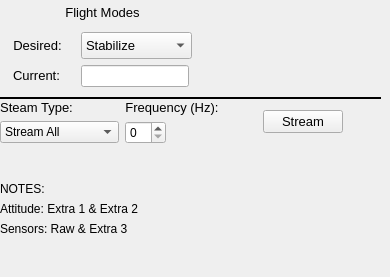
       <widget class="QWidget" name="tab">
        <attribute name="title">
         <string>General</string>
        </attribute>
        <widget class="Line" name="line">
         <property name="geometry">
          <rect>
           <x>0</x>
           <y>90</y>
           <width>381</width>
           <height>16</height>
          </rect>
         </property>
         <property name="frameShadow">
          <enum>QFrame::Plain</enum>
         </property>
         <property name="lineWidth">
          <number>2</number>
         </property>
         <property name="orientation">
          <enum>Qt::Horizontal</enum>
         </property>
        </widget>
        <widget class="QWidget" name="layoutWidget">
         <property name="geometry">
          <rect>
           <x>0</x>
           <y>0</y>
           <width>205</width>
           <height>90</height>
          </rect>
         </property>
         <layout class="QGridLayout" name="gridLayout_13">
          <item row="0" column="0">
           <spacer name="horizontalSpacer">
            <property name="orientation">
             <enum>Qt::Horizontal</enum>
            </property>
            <property name="sizeHint" stdset="0">
             <size>
              <width>13</width>
              <height>20</height>
             </size>
            </property>
           </spacer>
          </item>
          <item row="0" column="1">
           <widget class="QLabel" name="label_20">
            <property name="sizePolicy">
             <sizepolicy hsizetype="Fixed" vsizetype="Fixed">
              <horstretch>0</horstretch>
              <verstretch>0</verstretch>
             </sizepolicy>
            </property>
            <property name="font">
             <font>
              <pointsize>10</pointsize>
             </font>
            </property>
            <property name="text">
             <string>Flight Modes</string>
            </property>
            <property name="alignment">
             <set>Qt::AlignCenter</set>
            </property>
           </widget>
          </item>
          <item row="0" column="2">
           <spacer name="horizontalSpacer_2">
            <property name="orientation">
             <enum>Qt::Horizontal</enum>
            </property>
            <property name="sizeHint" stdset="0">
             <size>
              <width>13</width>
              <height>20</height>
             </size>
            </property>
           </spacer>
          </item>
          <item row="1" column="0" colspan="3">
           <layout class="QGridLayout" name="gridLayout_6">
            <item row="0" column="0">
             <widget class="QLabel" name="label_21">
              <property name="sizePolicy">
               <sizepolicy hsizetype="Fixed" vsizetype="Fixed">
                <horstretch>0</horstretch>
                <verstretch>0</verstretch>
               </sizepolicy>
              </property>
              <property name="font">
               <font>
                <pointsize>10</pointsize>
               </font>
              </property>
              <property name="text">
               <string>Desired:</string>
              </property>
              <property name="alignment">
               <set>Qt::AlignCenter</set>
              </property>
             </widget>
            </item>
            <item row="0" column="1">
             <widget class="QComboBox" name="comboBox_DesiredFlightMode">
              <property name="sizePolicy">
               <sizepolicy hsizetype="Fixed" vsizetype="Fixed">
                <horstretch>0</horstretch>
                <verstretch>0</verstretch>
               </sizepolicy>
              </property>
              <property name="minimumSize">
               <size>
                <width>111</width>
                <height>27</height>
               </size>
              </property>
              <property name="font">
               <font>
                <pointsize>10</pointsize>
               </font>
              </property>
              <property name="currentIndex">
               <number>0</number>
              </property>
              <property name="sizeAdjustPolicy">
               <enum>QComboBox::AdjustToMinimumContentsLength</enum>
              </property>
              <item>
               <property name="text">
                <string>Stabilize</string>
               </property>
              </item>
              <item>
               <property name="text">
                <string>Alt Hold</string>
               </property>
              </item>
              <item>
               <property name="text">
                <string>Loiter</string>
               </property>
              </item>
              <item>
               <property name="text">
                <string>RTL</string>
               </property>
              </item>
              <item>
               <property name="text">
                <string>Auto</string>
               </property>
              </item>
              <item>
               <property name="text">
                <string>Guided</string>
               </property>
              </item>
              <item>
               <property name="text">
                <string>Land</string>
               </property>
              </item>
              <item>
               <property name="text">
                <string>TakeOff</string>
               </property>
              </item>
             </widget>
            </item>
            <item row="1" column="0">
             <widget class="QLabel" name="label_22">
              <property name="sizePolicy">
               <sizepolicy hsizetype="Fixed" vsizetype="Fixed">
                <horstretch>0</horstretch>
                <verstretch>0</verstretch>
               </sizepolicy>
              </property>
              <property name="font">
               <font>
                <pointsize>10</pointsize>
               </font>
              </property>
              <property name="text">
               <string>Current:</string>
              </property>
              <property name="alignment">
               <set>Qt::AlignCenter</set>
              </property>
             </widget>
            </item>
            <item row="1" column="1">
             <widget class="QLineEdit" name="lineEdit_FlightMode">
              <property name="sizePolicy">
               <sizepolicy hsizetype="Fixed" vsizetype="Fixed">
                <horstretch>0</horstretch>
                <verstretch>0</verstretch>
               </sizepolicy>
              </property>
              <property name="alignment">
               <set>Qt::AlignCenter</set>
              </property>
             </widget>
            </item>
           </layout>
          </item>
         </layout>
        </widget>
        <widget class="QWidget" name="layoutWidget">
         <property name="geometry">
          <rect>
           <x>0</x>
           <y>100</y>
           <width>381</width>
           <height>168</height>
          </rect>
         </property>
         <layout class="QGridLayout" name="gridLayout_16">
          <item row="0" column="0">
           <layout class="QGridLayout" name="gridLayout_15">
            <item row="0" column="0">
             <layout class="QGridLayout" name="gridLayout_4">
              <item row="0" column="0">
               <layout class="QGridLayout" name="gridLayout_2">
                <item row="0" column="0">
                 <widget class="QLabel" name="label_23">
                  <property name="sizePolicy">
                   <sizepolicy hsizetype="Fixed" vsizetype="Fixed">
                    <horstretch>0</horstretch>
                    <verstretch>0</verstretch>
                   </sizepolicy>
                  </property>
                  <property name="font">
                   <font>
                    <pointsize>10</pointsize>
                   </font>
                  </property>
                  <property name="text">
                   <string>Steam Type:</string>
                  </property>
                  <property name="alignment">
                   <set>Qt::AlignCenter</set>
                  </property>
                 </widget>
                </item>
                <item row="1" column="0">
                 <widget class="QComboBox" name="comboBox_StreamType">
                  <property name="sizePolicy">
                   <sizepolicy hsizetype="Fixed" vsizetype="Fixed">
                    <horstretch>0</horstretch>
                    <verstretch>0</verstretch>
                   </sizepolicy>
                  </property>
                  <item>
                   <property name="text">
                    <string>Stream All</string>
                   </property>
                  </item>
                  <item>
                   <property name="text">
                    <string>Raw Sensors</string>
                   </property>
                  </item>
                  <item>
                   <property name="text">
                    <string>Extended Status</string>
                   </property>
                  </item>
                  <item>
                   <property name="text">
                    <string>RC Channels</string>
                   </property>
                  </item>
                  <item>
                   <property name="text">
                    <string>Raw Controller</string>
                   </property>
                  </item>
                  <item>
                   <property name="text">
                    <string>Position</string>
                   </property>
                  </item>
                  <item>
                   <property name="text">
                    <string>Extra 1</string>
                   </property>
                  </item>
                  <item>
                   <property name="text">
                    <string>Extra 2</string>
                   </property>
                  </item>
                  <item>
                   <property name="text">
                    <string>Extra 3</string>
                   </property>
                  </item>
                 </widget>
                </item>
               </layout>
              </item>
              <item row="0" column="1">
               <layout class="QGridLayout" name="gridLayout_3">
                <item row="0" column="0">
                 <widget class="QLabel" name="label_24">
                  <property name="sizePolicy">
                   <sizepolicy hsizetype="Fixed" vsizetype="Fixed">
                    <horstretch>0</horstretch>
                    <verstretch>0</verstretch>
                   </sizepolicy>
                  </property>
                  <property name="font">
                   <font>
                    <pointsize>10</pointsize>
                   </font>
                  </property>
                  <property name="text">
                   <string>Frequency (Hz):</string>
                  </property>
                  <property name="alignment">
                   <set>Qt::AlignCenter</set>
                  </property>
                 </widget>
                </item>
                <item row="1" column="0">
                 <widget class="QSpinBox" name="spinBox_StreamRate">
                  <property name="sizePolicy">
                   <sizepolicy hsizetype="Fixed" vsizetype="Fixed">
                    <horstretch>0</horstretch>
                    <verstretch>0</verstretch>
                   </sizepolicy>
                  </property>
                 </widget>
                </item>
               </layout>
              </item>
             </layout>
            </item>
            <item row="0" column="1">
             <layout class="QGridLayout" name="gridLayout_14">
              <item row="0" column="0">
               <spacer name="horizontalSpacer_3">
                <property name="orientation">
                 <enum>Qt::Horizontal</enum>
                </property>
                <property name="sizeHint" stdset="0">
                 <size>
                  <width>13</width>
                  <height>20</height>
                 </size>
                </property>
               </spacer>
              </item>
              <item row="0" column="1">
               <widget class="QPushButton" name="pushButton_STREAM">
                <property name="sizePolicy">
                 <sizepolicy hsizetype="Fixed" vsizetype="Fixed">
                  <horstretch>0</horstretch>
                  <verstretch>0</verstretch>
                 </sizepolicy>
                </property>
                <property name="font">
                 <font>
                  <pointsize>10</pointsize>
                 </font>
                </property>
                <property name="text">
                 <string>Stream</string>
                </property>
               </widget>
              </item>
              <item row="0" column="2">
               <spacer name="horizontalSpacer_6">
                <property name="orientation">
                 <enum>Qt::Horizontal</enum>
                </property>
                <property name="sizeHint" stdset="0">
                 <size>
                  <width>13</width>
                  <height>20</height>
                 </size>
                </property>
               </spacer>
              </item>
             </layout>
            </item>
           </layout>
          </item>
          <item row="1" column="0">
           <layout class="QVBoxLayout" name="verticalLayout_6">
            <item>
             <spacer name="verticalSpacer_2">
              <property name="orientation">
               <enum>Qt::Vertical</enum>
              </property>
              <property name="sizeHint" stdset="0">
               <size>
                <width>20</width>
                <height>13</height>
               </size>
              </property>
             </spacer>
            </item>
            <item>
             <layout class="QVBoxLayout" name="verticalLayout_2">
              <item>
               <widget class="QLabel" name="label_3">
                <property name="text">
                 <string>NOTES:</string>
                </property>
               </widget>
              </item>
              <item>
               <widget class="QLabel" name="label">
                <property name="text">
                 <string>Attitude: Extra 1 &amp; Extra 2</string>
                </property>
               </widget>
              </item>
              <item>
               <widget class="QLabel" name="label_2">
                <property name="text">
                 <string>Sensors: Raw &amp; Extra 3</string>
                </property>
               </widget>
              </item>
             </layout>
            </item>
            <item>
             <spacer name="verticalSpacer_3">
              <property name="orientation">
               <enum>Qt::Vertical</enum>
              </property>
              <property name="sizeHint" stdset="0">
               <size>
                <width>20</width>
                <height>13</height>
               </size>
              </property>
             </spacer>
            </item>
           </layout>
          </item>
         </layout>
        </widget>
       </widget>
